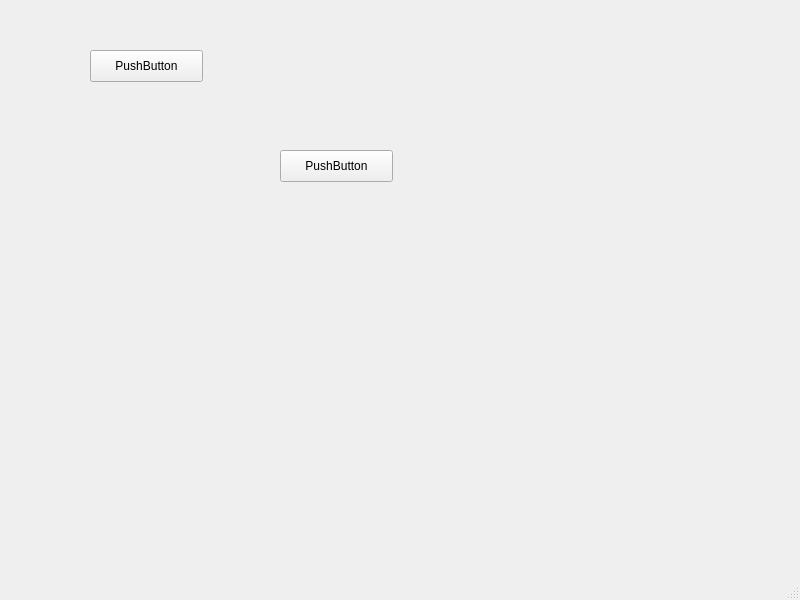
<?xml version="1.0" encoding="UTF-8"?>
<ui version="4.0">
 <class>MainWindow</class>
 <widget class="QMainWindow" name="MainWindow">
  <property name="geometry">
   <rect>
    <x>0</x>
    <y>0</y>
    <width>800</width>
    <height>600</height>
   </rect>
  </property>
  <property name="windowTitle">
   <string>MainWindow</string>
  </property>
  <widget class="QWidget" name="centralwidget">
   <widget class="QPushButton" name="pushButton">
    <property name="geometry">
     <rect>
      <x>280</x>
      <y>150</y>
      <width>113</width>
      <height>32</height>
     </rect>
    </property>
    <property name="text">
     <string>PushButton</string>
    </property>
   </widget>
   <widget class="QPushButton" name="login">
    <property name="geometry">
     <rect>
      <x>90</x>
      <y>50</y>
      <width>113</width>
      <height>32</height>
     </rect>
    </property>
    <property name="text">
     <string>PushButton</string>
    </property>
   </widget>
  </widget>
  <widget class="QMenuBar" name="menubar">
   <property name="geometry">
    <rect>
     <x>0</x>
     <y>0</y>
     <width>800</width>
     <height>24</height>
    </rect>
   </property>
  </widget>
  <widget class="QStatusBar" name="statusbar"/>
 </widget>
 <resources/>
 <connections/>
</ui>
